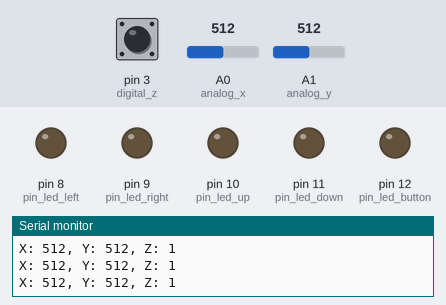
The sketch below on a simulated Arduino Uno, built with avr-gcc and run on an emulated ATmega328P. Parts: output pins drawn as LEDs (lit = HIGH), the last lines printed to the serial monitor. Inputs (shaded band) come from the test bench; at power-on: A1 (analog_y) = 512, A0 (analog_x) = 512, pin 3 (digital_z) HIGH.

Above: at 1.2 s.
1.3 s: A1 (analog_y) set to 484
At 2.5 s:
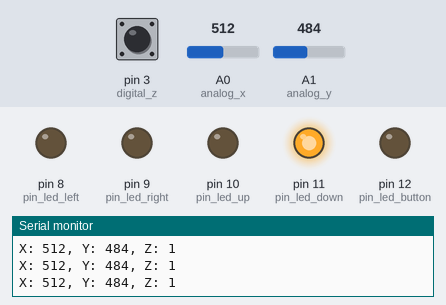
3.1 s: A0 (analog_x) set to 213
4.6 s: A0 (analog_x) set to 188
At 5.4 s:
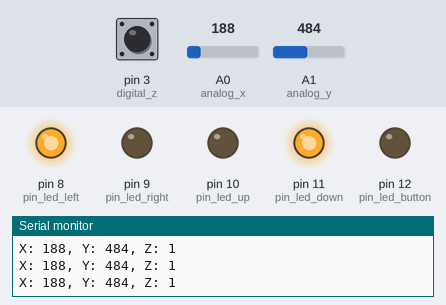
6.3 s: A0 (analog_x) set to 809
7.8 s: A0 (analog_x) set to 836
At 9.4 s:
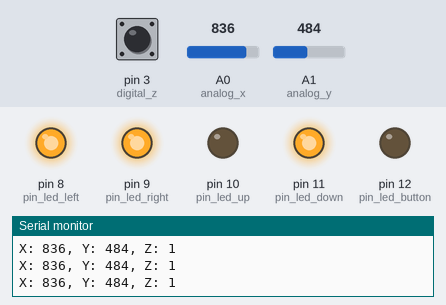
Timing chart, 0 to 10.5 s (numbered marks = the images above; inputs shaded):
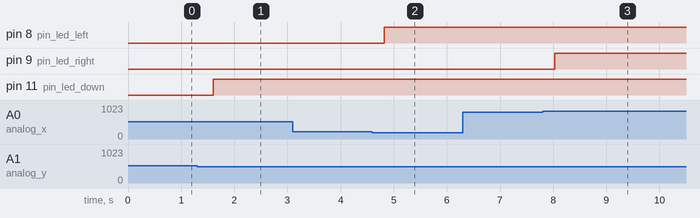

The sketch:

_____LED_5_.ino
```cpp
#include <SoftwareSerial.h>

int analog_x = A0;
int analog_y = A1;
int digital_z = 3;

int pinHorizon = A0;
int pinVertical = A1;
int stateButton1 = 0;
int stateButton2 = 0;
int pin_led_left = 8;
int pin_led_right = 9;
int pin_led_up = 10;
int pin_led_down = 11;
int pin_led_button = 12;

void setup() {
    Serial.begin(9600);
    pinMode(analog_x, INPUT_PULLUP);
    pinMode(analog_y, INPUT_PULLUP);
    pinMode(digital_z, INPUT);
    pinMode(pin_led_up, OUTPUT);
    pinMode(pin_led_down, OUTPUT);
    pinMode(pin_led_left, OUTPUT);
    pinMode(pin_led_right, OUTPUT);
    pinMode(pin_led_button, OUTPUT);
}

void loop() {
    int val_x_a0;
    int val_y_a1;
    int val_z_13;

    val_x_a0 = analogRead(analog_x);
    val_y_a1 = analogRead(analog_y);
    val_z_13 = digitalRead(digital_z);

    Serial.print("X: ");
    Serial.print(val_x_a0);
    Serial.print(", Y: ");
    Serial.print(val_y_a1);
    Serial.print(", Z: ");
    Serial.println(val_z_13);
    delay(200);

    if (val_x_a0 >= 824) {
        digitalWrite(pin_led_right, HIGH);
    } else if (val_x_a0 <= 200) {
        digitalWrite(pin_led_left, HIGH);
    } else if (val_y_a1 >= 600) {
        digitalWrite(pin_led_up, HIGH);
    } else if (val_y_a1 <= 500) {
        digitalWrite(pin_led_down, HIGH);
    } else if (val_z_13 == 0) {
        digitalWrite(pin_led_button, HIGH);
    } else {
        digitalWrite(pin_led_left, LOW);
        digitalWrite(pin_led_right, LOW);
        digitalWrite(pin_led_up, LOW);
        digitalWrite(pin_led_down, LOW);
        digitalWrite(pin_led_button, LOW);
    }
}
```

Measured:
- the behaviour switches between 501 and 500 on A1 (analog_y) (found by bisection; images 0 and 1)
- the behaviour switches between 201 and 200 on A0 (analog_x) (found by bisection; images 1 and 2)
- the behaviour switches between 823 and 824 on A0 (analog_x) (found by bisection; images 2 and 3)
- after the input at 1.3 s, pin 11 (pin_led_down): LOW → HIGH after 0.31 s
- after the input at 4.6 s, pin 8 (pin_led_left): LOW → HIGH after 0.22 s
- after the input at 7.8 s, pin 9 (pin_led_right): LOW → HIGH after 0.23 s
